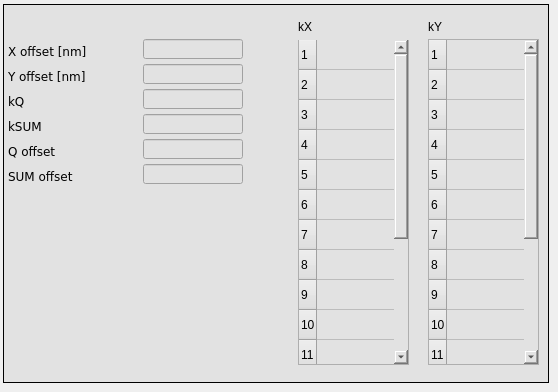
      <widget class="QWidget" name="tab_2">
       <attribute name="title">
        <string>Polynomial</string>
       </attribute>
       <widget class="caFrame" name="caframe_12">
        <property name="geometry">
         <rect>
          <x>3</x>
          <y>4</y>
          <width>546</width>
          <height>379</height>
         </rect>
        </property>
        <property name="styleSheet">
         <string notr="true">background-color: rgb(226, 226, 226);</string>
        </property>
        <property name="frameShape">
         <enum>QFrame::Box</enum>
        </property>
        <widget class="QLabel" name="label_46">
         <property name="geometry">
          <rect>
           <x>425</x>
           <y>10</y>
           <width>101</width>
           <height>26</height>
          </rect>
         </property>
         <property name="font">
          <font>
           <weight>50</weight>
           <bold>false</bold>
          </font>
         </property>
         <property name="text">
          <string>kY</string>
         </property>
        </widget>
        <widget class="caWaveTable" name="cawavetable_3">
         <property name="geometry">
          <rect>
           <x>425</x>
           <y>35</y>
           <width>111</width>
           <height>326</height>
          </rect>
         </property>
         <property name="font">
          <font>
           <family>DejaVu Sans</family>
          </font>
         </property>
         <property name="channel" stdset="0">
          <string notr="true">$(BPM):calibration:polynomial:y:k</string>
         </property>
         <property name="numberOfRows">
          <number>16</number>
         </property>
         <property name="numberOfColumns">
          <number>1</number>
         </property>
         <attribute name="horizontalHeaderVisible">
          <bool>false</bool>
         </attribute>
         <attribute name="horizontalHeaderVisible">
          <bool>false</bool>
         </attribute>
         <row/>
         <row/>
         <row/>
         <row/>
         <row/>
         <row/>
         <row/>
         <row/>
         <row/>
         <row/>
         <row/>
         <row/>
         <row/>
         <row/>
         <row/>
         <row/>
         <column/>
         <item row="0" column="0">
          <property name="font">
           <font/>
          </property>
         </item>
         <item row="1" column="0">
          <property name="font">
           <font/>
          </property>
         </item>
         <item row="2" column="0">
          <property name="font">
           <font/>
          </property>
         </item>
         <item row="3" column="0">
          <property name="font">
           <font/>
          </property>
         </item>
         <item row="4" column="0">
          <property name="font">
           <font/>
          </property>
         </item>
         <item row="5" column="0">
          <property name="font">
           <font/>
          </property>
         </item>
         <item row="6" column="0">
          <property name="font">
           <font/>
          </property>
         </item>
         <item row="7" column="0">
          <property name="font">
           <font/>
          </property>
         </item>
         <item row="8" column="0">
          <property name="font">
           <font/>
          </property>
         </item>
         <item row="9" column="0">
          <property name="font">
           <font/>
          </property>
         </item>
         <item row="10" column="0">
          <property name="font">
           <font/>
          </property>
         </item>
         <item row="11" column="0">
          <property name="font">
           <font/>
          </property>
         </item>
         <item row="12" column="0">
          <property name="font">
           <font/>
          </property>
         </item>
         <item row="13" column="0">
          <property name="font">
           <font/>
          </property>
         </item>
         <item row="14" column="0">
          <property name="font">
           <font/>
          </property>
         </item>
         <item row="15" column="0">
          <property name="font">
           <font/>
          </property>
         </item>
        </widget>
        <widget class="caWaveTable" name="cawavetable_4">
         <property name="geometry">
          <rect>
           <x>295</x>
           <y>35</y>
           <width>111</width>
           <height>326</height>
          </rect>
         </property>
         <property name="font">
          <font>
           <family>DejaVu Sans</family>
          </font>
         </property>
         <property name="channel" stdset="0">
          <string notr="true">$(BPM):calibration:polynomial:x:k</string>
         </property>
         <property name="numberOfRows">
          <number>16</number>
         </property>
         <property name="numberOfColumns">
          <number>1</number>
         </property>
         <attribute name="horizontalHeaderVisible">
          <bool>false</bool>
         </attribute>
         <attribute name="horizontalHeaderVisible">
          <bool>false</bool>
         </attribute>
         <row/>
         <row/>
         <row/>
         <row/>
         <row/>
         <row/>
         <row/>
         <row/>
         <row/>
         <row/>
         <row/>
         <row/>
         <row/>
         <row/>
         <row/>
         <row/>
         <column/>
         <item row="0" column="0">
          <property name="font">
           <font/>
          </property>
         </item>
         <item row="1" column="0">
          <property name="font">
           <font/>
          </property>
         </item>
         <item row="2" column="0">
          <property name="font">
           <font/>
          </property>
         </item>
         <item row="3" column="0">
          <property name="font">
           <font/>
          </property>
         </item>
         <item row="4" column="0">
          <property name="font">
           <font/>
          </property>
         </item>
         <item row="5" column="0">
          <property name="font">
           <font/>
          </property>
         </item>
         <item row="6" column="0">
          <property name="font">
           <font/>
          </property>
         </item>
         <item row="7" column="0">
          <property name="font">
           <font/>
          </property>
         </item>
         <item row="8" column="0">
          <property name="font">
           <font/>
          </property>
         </item>
         <item row="9" column="0">
          <property name="font">
           <font/>
          </property>
         </item>
         <item row="10" column="0">
          <property name="font">
           <font/>
          </property>
         </item>
         <item row="11" column="0">
          <property name="font">
           <font/>
          </property>
         </item>
         <item row="12" column="0">
          <property name="font">
           <font/>
          </property>
         </item>
         <item row="13" column="0">
          <property name="font">
           <font/>
          </property>
         </item>
         <item row="14" column="0">
          <property name="font">
           <font/>
          </property>
         </item>
         <item row="15" column="0">
          <property name="font">
           <font/>
          </property>
         </item>
        </widget>
        <widget class="QLabel" name="label_47">
         <property name="geometry">
          <rect>
           <x>295</x>
           <y>10</y>
           <width>121</width>
           <height>26</height>
          </rect>
         </property>
         <property name="font">
          <font>
           <weight>50</weight>
           <bold>false</bold>
          </font>
         </property>
         <property name="text">
          <string>kX</string>
         </property>
        </widget>
        <widget class="caTextEntry" name="catextentry_40">
         <property name="geometry">
          <rect>
           <x>140</x>
           <y>110</y>
           <width>100</width>
           <height>20</height>
          </rect>
         </property>
         <property name="font">
          <font>
           <family>DejaVu Sans</family>
           <pointsize>9</pointsize>
           <stylestrategy>PreferDefault</stylestrategy>
          </font>
         </property>
         <property name="alignment">
          <set>Qt::AlignRight|Qt::AlignTrailing|Qt::AlignVCenter</set>
         </property>
         <property name="channel" stdset="0">
          <string notr="true">$(BPM):calibration:polynomial:sum:k</string>
         </property>
         <property name="background">
          <color>
           <red>255</red>
           <green>255</green>
           <blue>255</blue>
          </color>
         </property>
         <property name="colorMode">
          <enum>caLineEdit::Static</enum>
         </property>
         <property name="precision">
          <number>4</number>
         </property>
         <property name="precisionMode">
          <enum>caLineEdit::Channel</enum>
         </property>
         <property name="maxValue">
          <double>2.000000000000000</double>
         </property>
         <property name="minValue">
          <double>0.100000000000000</double>
         </property>
        </widget>
        <widget class="QLabel" name="label_45">
         <property name="geometry">
          <rect>
           <x>5</x>
           <y>110</y>
           <width>45</width>
           <height>25</height>
          </rect>
         </property>
         <property name="font">
          <font>
           <family>DejaVu Sans</family>
          </font>
         </property>
         <property name="styleSheet">
          <string notr="true">color: rgb(0, 0, 0);</string>
         </property>
         <property name="text">
          <string>kSUM</string>
         </property>
        </widget>
        <widget class="QLabel" name="label_49">
         <property name="geometry">
          <rect>
           <x>5</x>
           <y>160</y>
           <width>75</width>
           <height>25</height>
          </rect>
         </property>
         <property name="font">
          <font>
           <family>DejaVu Sans</family>
          </font>
         </property>
         <property name="styleSheet">
          <string notr="true">color: rgb(0, 0, 0);</string>
         </property>
         <property name="text">
          <string>SUM offset</string>
         </property>
        </widget>
        <widget class="caTextEntry" name="catextentry_37">
         <property name="geometry">
          <rect>
           <x>140</x>
           <y>35</y>
           <width>100</width>
           <height>20</height>
          </rect>
         </property>
         <property name="font">
          <font>
           <family>DejaVu Sans</family>
           <pointsize>9</pointsize>
           <stylestrategy>PreferDefault</stylestrategy>
          </font>
         </property>
         <property name="alignment">
          <set>Qt::AlignRight|Qt::AlignTrailing|Qt::AlignVCenter</set>
         </property>
         <property name="channel" stdset="0">
          <string notr="true">$(BPM):calibration:polynomial:x:offs</string>
         </property>
         <property name="background">
          <color>
           <red>255</red>
           <green>255</green>
           <blue>255</blue>
          </color>
         </property>
         <property name="colorMode">
          <enum>caLineEdit::Static</enum>
         </property>
         <property name="precision">
          <number>4</number>
         </property>
         <property name="precisionMode">
          <enum>caLineEdit::Channel</enum>
         </property>
         <property name="maxValue">
          <double>2.000000000000000</double>
         </property>
         <property name="minValue">
          <double>0.100000000000000</double>
         </property>
        </widget>
        <widget class="caTextEntry" name="catextentry_33">
         <property name="geometry">
          <rect>
           <x>140</x>
           <y>60</y>
           <width>100</width>
           <height>20</height>
          </rect>
         </property>
         <property name="font">
          <font>
           <family>DejaVu Sans</family>
           <pointsize>9</pointsize>
           <stylestrategy>PreferDefault</stylestrategy>
          </font>
         </property>
         <property name="alignment">
          <set>Qt::AlignRight|Qt::AlignTrailing|Qt::AlignVCenter</set>
         </property>
         <property name="channel" stdset="0">
          <string notr="true">$(BPM):calibration:polynomial:y:offs</string>
         </property>
         <property name="background">
          <color>
           <red>255</red>
           <green>255</green>
           <blue>255</blue>
          </color>
         </property>
         <property name="colorMode">
          <enum>caLineEdit::Static</enum>
         </property>
         <property name="precision">
          <number>4</number>
         </property>
         <property name="precisionMode">
          <enum>caLineEdit::Channel</enum>
         </property>
         <property name="maxValue">
          <double>2.000000000000000</double>
         </property>
         <property name="minValue">
          <double>0.100000000000000</double>
         </property>
        </widget>
        <widget class="QLabel" name="label_48">
         <property name="geometry">
          <rect>
           <x>5</x>
           <y>60</y>
           <width>111</width>
           <height>25</height>
          </rect>
         </property>
         <property name="font">
          <font>
           <family>DejaVu Sans</family>
          </font>
         </property>
         <property name="styleSheet">
          <string notr="true">color: rgb(0, 0, 0);</string>
         </property>
         <property name="text">
          <string>Y offset [nm]</string>
         </property>
        </widget>
        <widget class="QLabel" name="label_51">
         <property name="geometry">
          <rect>
           <x>5</x>
           <y>135</y>
           <width>75</width>
           <height>25</height>
          </rect>
         </property>
         <property name="font">
          <font>
           <family>DejaVu Sans</family>
          </font>
         </property>
         <property name="styleSheet">
          <string notr="true">color: rgb(0, 0, 0);</string>
         </property>
         <property name="text">
          <string>Q offset</string>
         </property>
        </widget>
        <widget class="QLabel" name="label_44">
         <property name="geometry">
          <rect>
           <x>5</x>
           <y>35</y>
           <width>86</width>
           <height>25</height>
          </rect>
         </property>
         <property name="font">
          <font>
           <family>DejaVu Sans</family>
          </font>
         </property>
         <property name="styleSheet">
          <string notr="true">color: rgb(0, 0, 0);</string>
         </property>
         <property name="text">
          <string>X offset [nm]</string>
         </property>
        </widget>
        <widget class="caTextEntry" name="catextentry_38">
         <property name="geometry">
          <rect>
           <x>140</x>
           <y>160</y>
           <width>100</width>
           <height>20</height>
          </rect>
         </property>
         <property name="font">
          <font>
           <family>DejaVu Sans</family>
           <pointsize>9</pointsize>
           <stylestrategy>PreferDefault</stylestrategy>
          </font>
         </property>
         <property name="alignment">
          <set>Qt::AlignRight|Qt::AlignTrailing|Qt::AlignVCenter</set>
         </property>
         <property name="channel" stdset="0">
          <string notr="true">$(BPM):calibration:polynomial:sum:offs</string>
         </property>
         <property name="background">
          <color>
           <red>255</red>
           <green>255</green>
           <blue>255</blue>
          </color>
         </property>
         <property name="colorMode">
          <enum>caLineEdit::Static</enum>
         </property>
         <property name="precision">
          <number>4</number>
         </property>
         <property name="precisionMode">
          <enum>caLineEdit::Channel</enum>
         </property>
         <property name="maxValue">
          <double>2.000000000000000</double>
         </property>
         <property name="minValue">
          <double>0.100000000000000</double>
         </property>
        </widget>
        <widget class="caTextEntry" name="catextentry_39">
         <property name="geometry">
          <rect>
           <x>140</x>
           <y>135</y>
           <width>100</width>
           <height>20</height>
          </rect>
         </property>
         <property name="font">
          <font>
           <family>DejaVu Sans</family>
           <pointsize>9</pointsize>
           <stylestrategy>PreferDefault</stylestrategy>
          </font>
         </property>
         <property name="alignment">
          <set>Qt::AlignRight|Qt::AlignTrailing|Qt::AlignVCenter</set>
         </property>
         <property name="channel" stdset="0">
          <string notr="true">$(BPM):calibration:polynomial:q:offs</string>
         </property>
         <property name="background">
          <color>
           <red>255</red>
           <green>255</green>
           <blue>255</blue>
          </color>
         </property>
         <property name="colorMode">
          <enum>caLineEdit::Static</enum>
         </property>
         <property name="precision">
          <number>4</number>
         </property>
         <property name="precisionMode">
          <enum>caLineEdit::Channel</enum>
         </property>
         <property name="maxValue">
          <double>2.000000000000000</double>
         </property>
         <property name="minValue">
          <double>0.100000000000000</double>
         </property>
        </widget>
        <widget class="QLabel" name="label_50">
         <property name="geometry">
          <rect>
           <x>5</x>
           <y>85</y>
           <width>45</width>
           <height>25</height>
          </rect>
         </property>
         <property name="font">
          <font>
           <family>DejaVu Sans</family>
          </font>
         </property>
         <property name="styleSheet">
          <string notr="true">color: rgb(0, 0, 0);</string>
         </property>
         <property name="text">
          <string>kQ</string>
         </property>
        </widget>
        <widget class="caTextEntry" name="catextentry_31">
         <property name="geometry">
          <rect>
           <x>140</x>
           <y>85</y>
           <width>100</width>
           <height>20</height>
          </rect>
         </property>
         <property name="font">
          <font>
           <family>DejaVu Sans</family>
           <pointsize>9</pointsize>
           <stylestrategy>PreferDefault</stylestrategy>
          </font>
         </property>
         <property name="alignment">
          <set>Qt::AlignRight|Qt::AlignTrailing|Qt::AlignVCenter</set>
         </property>
         <property name="channel" stdset="0">
          <string notr="true">$(BPM):calibration:polynomial:q:k</string>
         </property>
         <property name="background">
          <color>
           <red>255</red>
           <green>255</green>
           <blue>255</blue>
          </color>
         </property>
         <property name="colorMode">
          <enum>caLineEdit::Static</enum>
         </property>
         <property name="precision">
          <number>4</number>
         </property>
         <property name="precisionMode">
          <enum>caLineEdit::Channel</enum>
         </property>
         <property name="maxValue">
          <double>2.000000000000000</double>
         </property>
         <property name="minValue">
          <double>0.100000000000000</double>
         </property>
        </widget>
       </widget>
      </widget>
